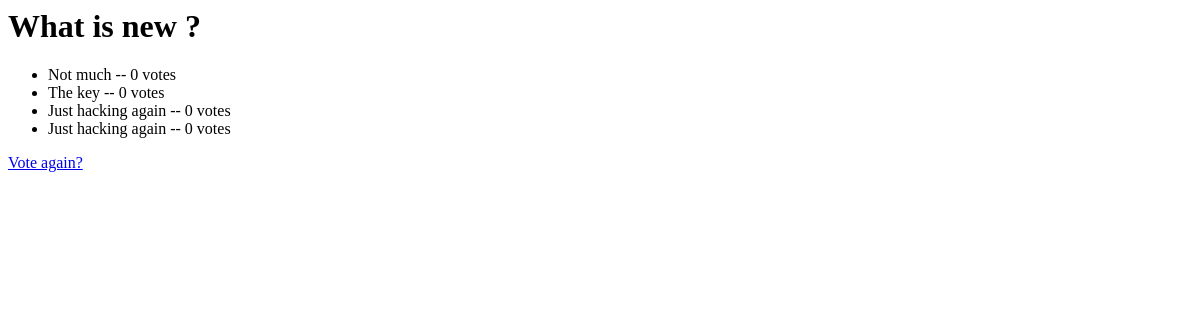
The app's page /polls/1/results/, older data.
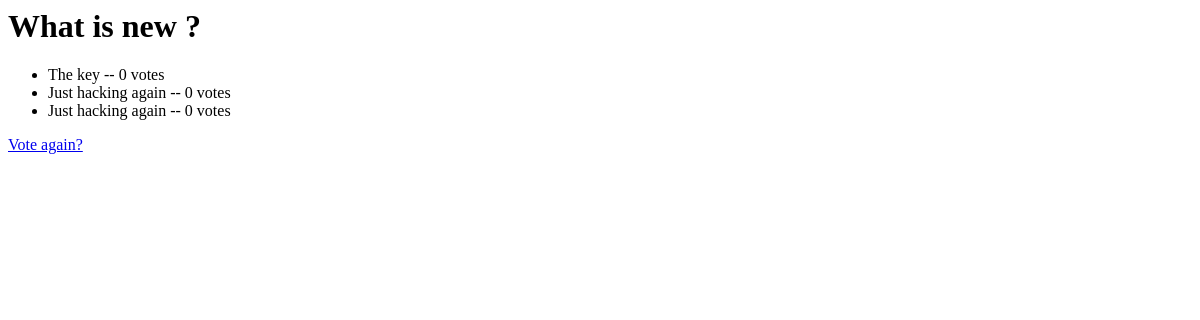
The same page, newer data.
### polls/models.py (models this page shows, shortened)
class Choice(models.Model):
    question = models.ForeignKey(Question, on_delete=models.CASCADE)
    choice_text = models.CharField(max_length=200)
    votes = models.IntegerField(default=0)

### polls/views.py (the view)
# urls.py: path('<int:pk>/results/', views.ResultsView.as_view(), name='results'),
class ResultsView(generic.DeleteView):
    model = Question
    template_name = 'polls/results.html'

### templates/polls/results.html
<h1>{{ question.question_text }}</h1>
<ul>
    {% for choice in question.choice_set.all %}
        <li>
            {{ choice.choice_text }} -- {{ choice.votes }} vote{{ choice.votes|pluralize }}
        </li>
    {% endfor %}
</ul>
<a href="{% url 'polls:detail' question.id %}">Vote again?</a>

Row changes from the older to the newer data that the page shows:
no longer on this page (row edited): Choice: choice_text "Not much", votes "0"
